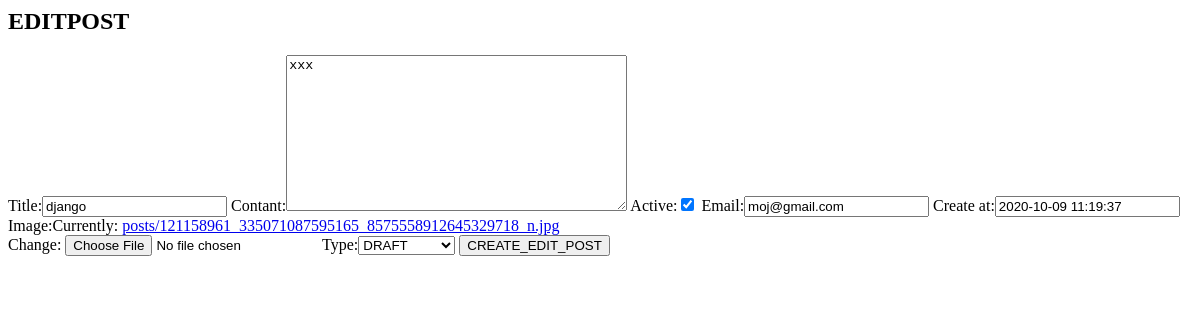
/blog/cbv/20/edit/, run on an earlier commit of the app's database.
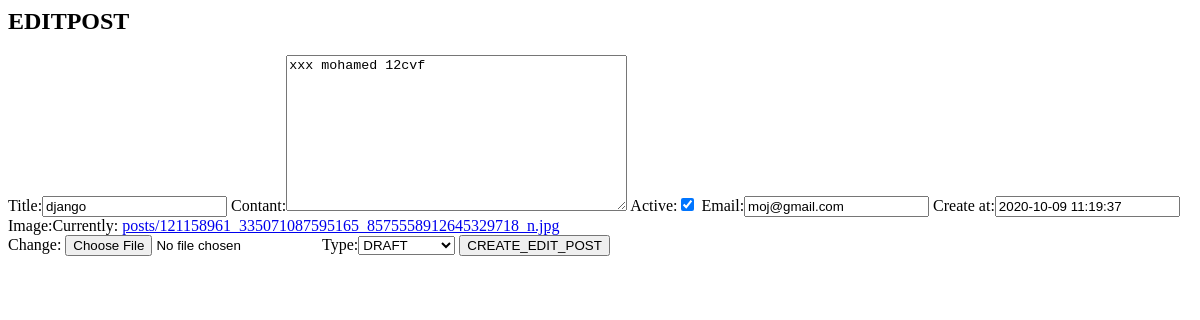
And on a later commit of the database.
### blog/models.py (models this page shows, shortened)
class Post(models.Model):
    title=models.CharField(max_length=30)
    contant=models.TextField(max_length=3000 ,null=True ,blank=True)
    active=models.BooleanField(default=True)
    Email=models.EmailField()
    create_at=models.DateTimeField(default=timezone.now)
    image=models.ImageField(upload_to='posts')
    type=models.CharField(max_length=20,choices=TYPE_POST ,default='DRAFT')
    class Meta:
        ordering = ('title',)
        verbose_name = ('Post')
        verbose_name_plural = ('Allposts')

### blog/views.py (the view)
# urls.py: path('cbv/<int:pk>/edit/',views.editist.as_view(),name='edit'),
class editist(UpdateView):
    model = Post
    fields='__all__'
    success_url='/blog/cbv'

### blog/templates/blog/post_form.html (shortened to what this page needs)
<h2>EDITPOST</h2>
<form method="POST" enctype="multipart/form-data">
    {{form}}
    <input type="submit" value="CREATE_EDIT_POST">
</form>

What changed in the data, as far as the page shows it:
changed Post "django": contant "xxx" → "xxx mohamed 12cvf"
